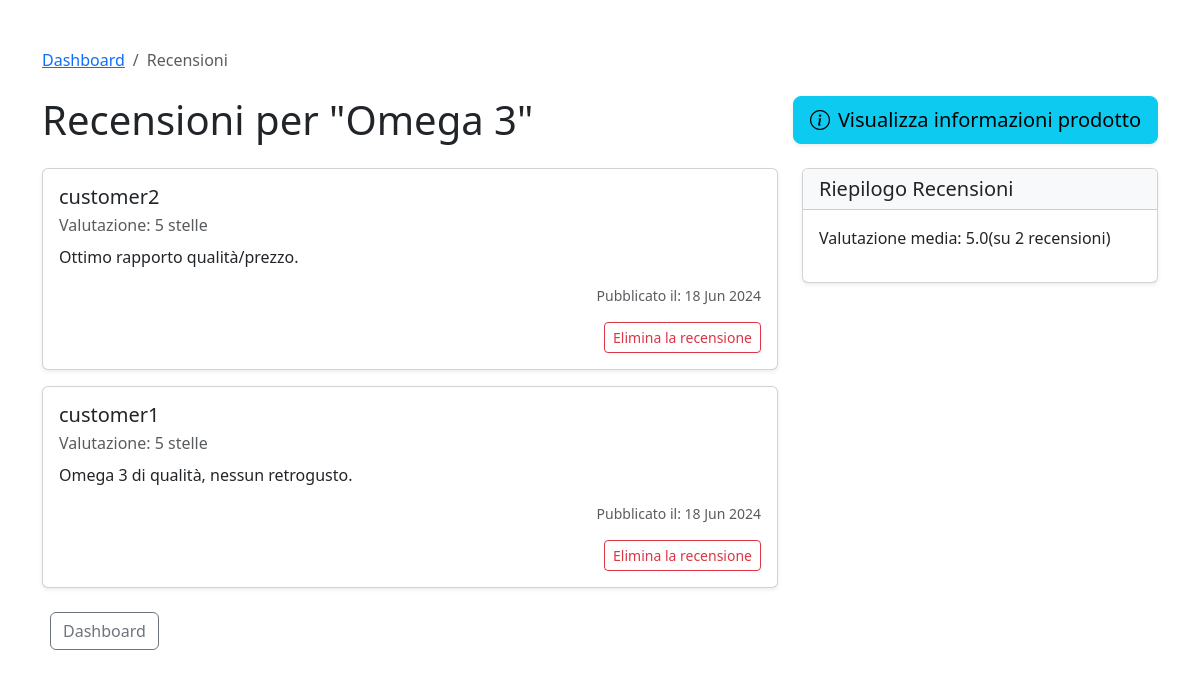
The page /review/see_reviews/5/ (signed in) on the database its author committed.
### products/models.py (models this page shows, shortened)
class Product(models.Model):
    category = models.ManyToManyField(Category)
    name = models.CharField(max_length=200, unique=True)
    description = models.TextField(blank=True)
    price = models.DecimalField(max_digits=10, decimal_places=2)
    stock = models.PositiveIntegerField()
    available = models.BooleanField(default=True)
    created = models.DateTimeField(auto_now_add=True)
    updated = models.DateTimeField(auto_now=True)
    image = models.ImageField(upload_to='product_images/', blank=True, null=True)
    added_by = models.ForeignKey('users.CustomUser', on_delete=models.SET_NULL, related_name='products_added', null=True, blank=True)
    modified_by = models.ForeignKey('users.CustomUser', on_delete=models.SET_NULL, related_name='products_modified', null=True, blank=True)
    class Meta:
        ordering = ('name',)

### review/models.py (models this page shows, shortened)
class Review(models.Model):
    product = models.ForeignKey('products.Product', on_delete=models.CASCADE, related_name='reviews')
    user = models.ForeignKey('users.CustomUser', on_delete=models.CASCADE, related_name='reviews')
    rating = models.PositiveIntegerField(default=1)
    comment = models.TextField(blank=True, null=True)
    created_at = models.DateTimeField(auto_now_add=True)
    class Meta:
        permissions = (
            ('view_all_review', 'Can view all reviews'),
        )

### users/models.py (models this page shows, shortened)
class CustomUser(AbstractUser):
   phone_number = models.CharField(max_length=15, blank=True, null=True, validators=[
            RegexValidator(
                regex=r'^\+\d{2,3}\d{10}$',
                message="Il numero di telefono deve essere nel formato +CCXXXXXXXXXX o +CCCXXXXXXXXXX (prefisso di 2 o 3 cifre seguito da 10 cifre)."
            )
        ])
   favorite_list = models.ManyToManyField('products.Product', blank=True, related_name='favorited_by')
   objects = CustomUserManager()

### review/views.py (the view)
# urls.py: path('see_reviews/<int:product_id>/', see_reviews, name='see_reviews'),
@login_required
def see_reviews(request, product_id):
    product = get_object_or_404(Product, id=product_id)
    reviews = product.reviews.all().order_by('-created_at')
    avg_rating = reviews.aggregate(Avg('rating'))['rating__avg'] if reviews.exists() else None
    context = {
        'product': product,
        'reviews': reviews,
        'avg_rating': avg_rating,
    }
    return render(request, 'reviews/see_reviews.html', context)

### templates/reviews/see_reviews.html (shortened to what this page needs)
{% extends "base.html" %}
{% load static %}
{% block content %}
<div class="container py-5">
    <nav aria-label="breadcrumb" class="mb-4">
        <ol class="breadcrumb">
            <li class="breadcrumb-item"><a href="{% url 'users:store_manager_dashboard' %}">Dashboard</a></li>
            <li class="breadcrumb-item active" aria-current="page">Recensioni</li>
        </ol>
    </nav>
    <div class="d-flex justify-content-between mb-4">
        <h1 class="mb-0">Recensioni per "{{ product.name }}"</h1>
        <a href="{% url 'products:product_info' product.id %}" class="btn btn-info btn-lg shadow-sm">
            <i class="bi bi-info-circle me-2"></i>Visualizza informazioni prodotto
        </a>
    </div>
    <div class="row">
        <div class="col-md-8">
            {% if reviews %}
                {% for review in reviews %}
                <div class="card mb-3 shadow-sm">
                    <div class="card-body">
                        <h5 class="card-title">{{ review.user.username }}</h5>
                        <p class="card-subtitle mb-2 text-muted">Valutazione: {{ review.rating }} stelle</p>
                        <p class="card-text">{{ review.comment }}</p>
                        <p class="text-end text-muted small">Pubblicato il: {{ review.created_at|date:"d M Y" }}</p>
                        <div class="mt-2 text-end">
                            <a href="{% url 'review:delete_review' review.id%}" class="btn btn-sm btn-outline-danger">Elimina la  recensione</a>
                        </div>
                    </div>
                </div>
                {% endfor %}
            {% else %}
                <div class="alert alert-info" role="alert">
                    Ancora nessuna recensione per questo prodotto. Sii il primo a scriverne una!
                </div>
            {% endif %}
            <div class="mt-4">
                <a href="{% url 'users:store_manager_dashboard'%}" class="btn btn-outline-secondary ms-2">Dashboard</a>
            </div>
        </div>
        <div class="col-md-4">
            <div class="card shadow-sm">
                <div class="card-header bg-light">
                    <h5 class="mb-0">Riepilogo Recensioni</h5>
                </div>
                <div class="card-body">
                    <p>Valutazione media: {{ avg_rating|floatformat:1 }}(su {{ product.reviews.count }} recensioni)</p>
                    </div>
            </div>
        </div>
    </div>
</div>
{% endblock %}

### rows shown on the page
Product: name "Omega 3", reviews.count "2"
Review: user.username "customer2", rating "5", comment "Ottimo rapporto qualità/prezzo.", created_at "18 Jun 2024"
Review: user.username "customer1", rating "5", comment "Omega 3 di qualità, nessun retrogusto.", created_at "18 Jun 2024"

### other values the page prints
{{ avg_rating|floatformat:1 }} "5.0"
